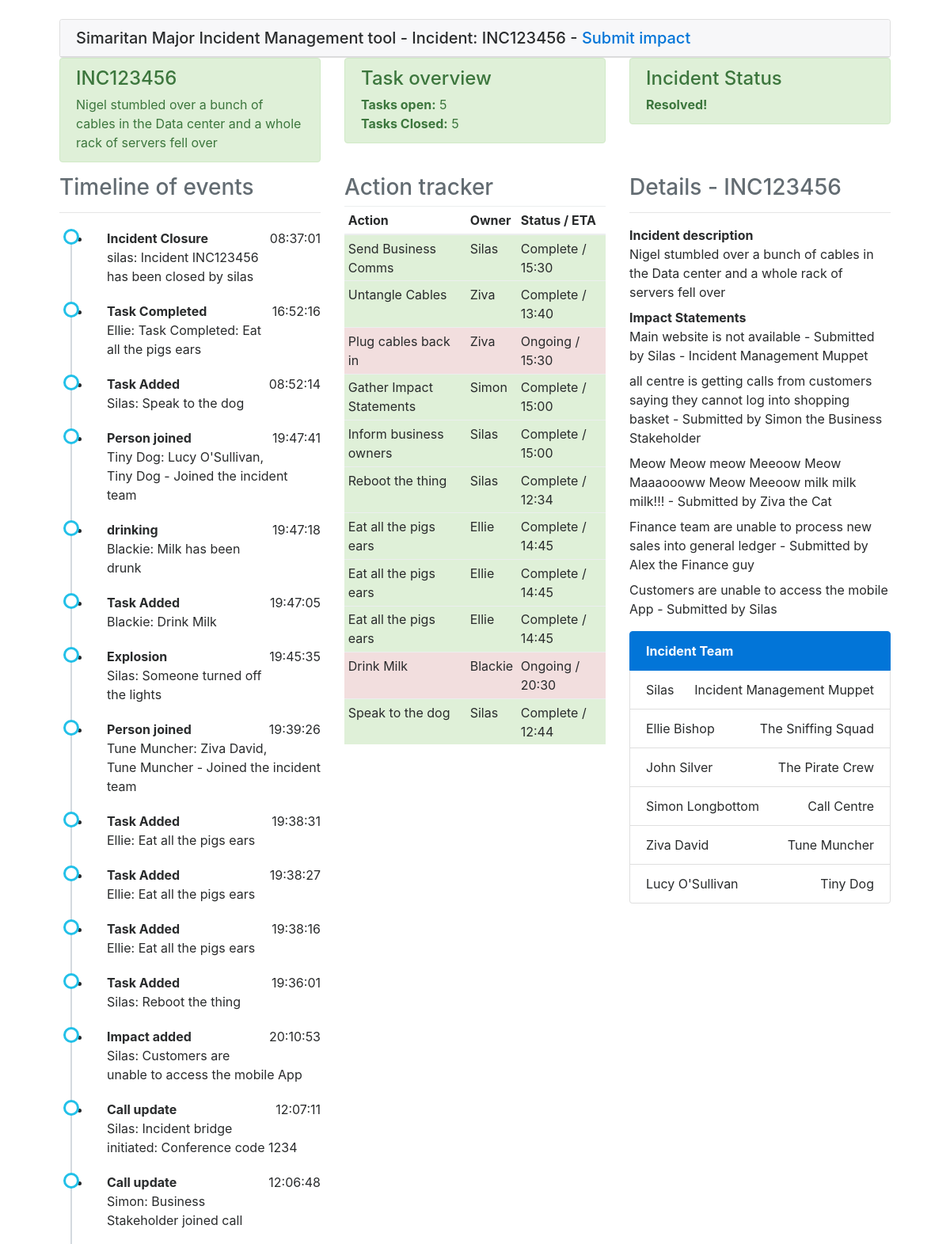
Page /dashboard/INC123456 (upper part) on the earlier database version.
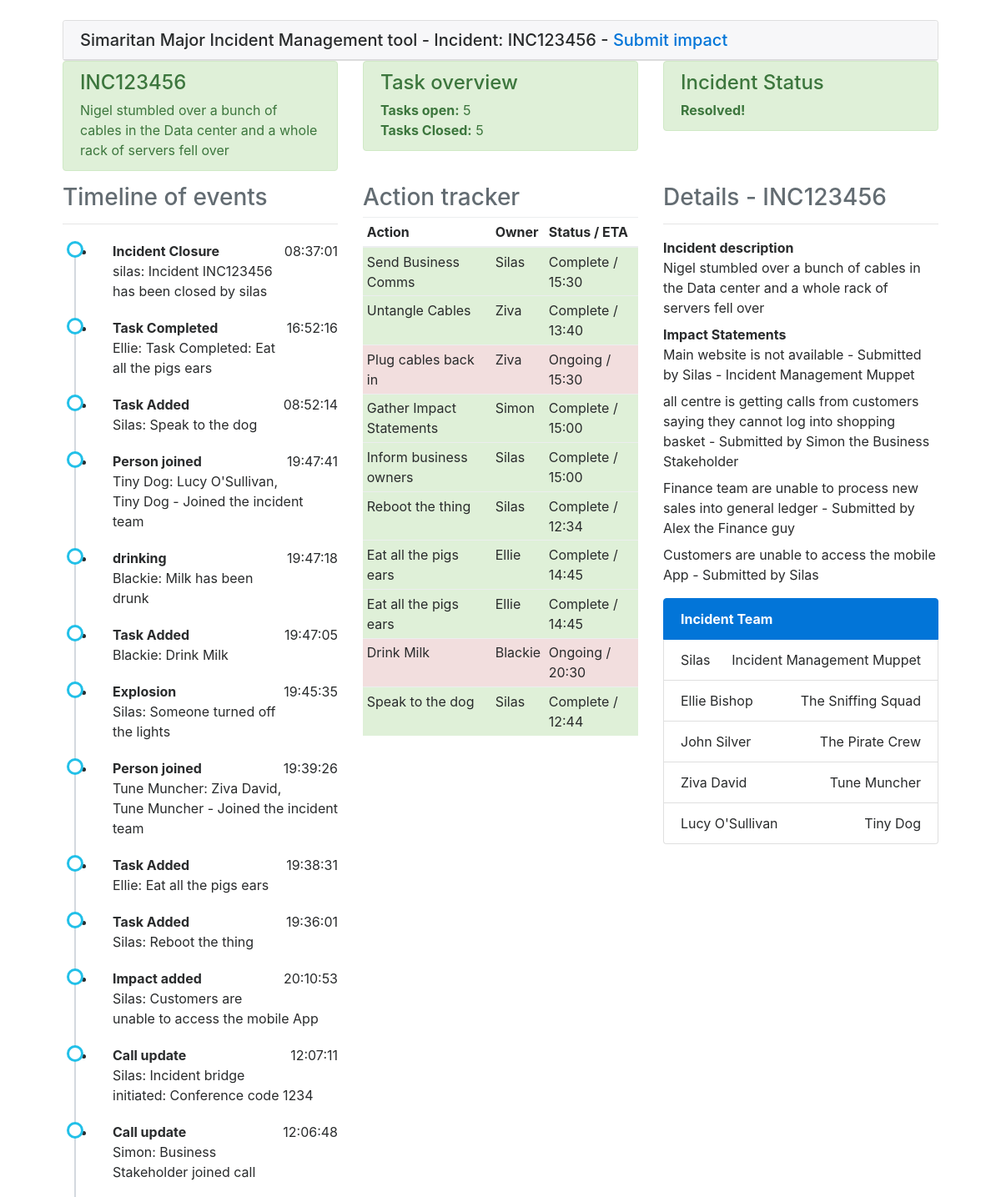
Same page on the later database version.
### models.py (models this page shows, shortened)
class Incident(db.Model):
    id = db.Column(db.Integer)
    incident_no = db.Column(db.String(32), primary_key=True, index=True, unique=True)
    description = db.Column(db.String(512))
    status = db.Column(db.String(32))
    inc_mgr = db.Column(db.Integer, index=True)
    start_time = db.Column(db.DateTime, index=True, default=datetime.utcnow)
    tasks = db.relationship('Task', backref='incidentno', lazy='dynamic')
    events = db.relationship('Event', backref='incidentno', lazy='dynamic')
    impactstatement = db.relationship('ImpactStatement', backref='incidentno', lazy='dynamic')
    incidentteam = db.relationship('IncMem', backref='incidentno', lazy='dynamic')

class Event(db.Model):
    id = db.Column(db.Integer, primary_key=True)
    body = db.Column(db.String(512))
    assignee = db.Column(db.String(32), index=True)
    activity = db.Column(db.String(32))
    timestamp = db.Column(db.DateTime, index=True, default=datetime.utcnow)
    incident_no = db.Column(db.String(32), db.ForeignKey('incident.incident_no'), index=True)

class Task(db.Model):
    id = db.Column(db.Integer, primary_key=True)
    incident_no = db.Column(db.String(32), db.ForeignKey('incident.incident_no'), index=True)
    body = db.Column(db.String(512))
    assignee = db.Column(db.String(32), index=True)
    eta = db.Column(db.String(32))
    status = db.Column(db.String(32))

class ImpactStatement(db.Model):
    id = db.Column(db.Integer, primary_key=True)
    incident_no = db.Column(db.String(32), db.ForeignKey('incident.incident_no'), index=True)
    body = db.Column(db.String(512))
    submitter = db.Column(db.String(32), index=True)

class IncMem(db.Model):
    id = db.Column(db.Integer, primary_key=True)
    person = db.Column(db.String(512), index=True)
    role = db.Column(db.String(32), index=True)
    incident_no = db.Column(db.String(32), db.ForeignKey('incident.incident_no'), index=True)

### simaritan/routes.py (the view)
@app.route('/dashboard/<incident>')
def dashboard(incident):
    inc = Incident.query.filter_by(incident_no=incident).first()
    if inc is None:
        return render_template('notfound.html', incident=incident, title='Not found!')
    impacts = ImpactStatement.query.filter_by(incident_no=incident).all()
    tasks = Task.query.filter_by(incident_no=incident).all()
    timeline = Event.query.filter_by(incident_no=incident).order_by(Event.timestamp.desc()).all()
    team = IncMem.query.filter_by(incident_no=incident).all()
    return render_template('dashboard.html', title='Incident Dashboard for {}'.format(inc.incident_no),
                           tasks=tasks, team=team, timeline=timeline, impacts=impacts, inc=inc)

### simaritan/templates/dashboard.html
{% extends "base.html" %}
{% block body %}
		<div class="row">
			<div class="col-md-12">
				<div class="row">
					{% include "components/header-row.html" %}
				</div>
				<div class="row">
					<div class="col-md-4">
						{% include "components/timeline.html" %}
					</div>
					<div class="col-md-4">
					{% include "components/actions.html" %}
					</div>
					<div class="col-md-4">
						{% include "components/incdetails.html" %}
						{% include "components/team.html" %}
					</div>
				</div>
			</div>
		</div>
	</div>
{% endblock %}

### simaritan/templates/base.html (shortened to what this page needs)
<!DOCTYPE html>
<html lang="en">
  <head>
	<link rel="stylesheet" href="{{ url_for('static', filename='css/bootstrap.min.css') }}">
    <link rel="stylesheet" href="{{ url_for('static', filename='css/style.css') }}">
  </head>
  <body>
	<div class="container-fluid">
		<div class="row">
			<div class="col-md-12">
                    <div class="card">
                        <h5 class="card-header">Simaritan Major Incident Management tool -
                            {% if inc %}
                                Incident: {{ inc.incident_no }} -
                            {% endif %}
                                {% if inc %}
                                    <a class="card-link" href="{{ url_for('submitimpact', incident=inc.incident_no) }}" role="button">Submit impact</a>
                                {% endif %}
                        </h5>
                    </div>
            </div>
		</div>
  {% block body %}{% endblock %}
  </body>
</html>

### simaritan/templates/components/header-row.html
<div class="col-md-4">
	<div class="alert alert-success alert-dismissable">
		<h4>
			{{inc.incident_no}}
		</h4> {{inc.description}}
	</div>
</div>
<div class="col-md-4">
	<div class="alert alert-success alert-dismissable">
		<h4>
			Task overview
		</h4> <strong>Tasks open:</strong> 5<br/><strong>Tasks Closed:</strong> 5
	</div>
</div>
<div class="col-md-4">
	{% if inc.status == 'open' %}
	<div class="alert alert-success alert-danger">
		<h4>
			Incident Status
		</h4> <strong>Ongoing!</strong>
	</div>
	{% else %}
		<div class="alert alert-success alert-dismissable">
		<h4>
			Incident Status
		</h4> <strong>Resolved!</strong>
	</div>
	{% endif %}
</div>

### simaritan/templates/components/timeline.html (shortened to what this page needs)
<h3 class="text-left text-muted">
	Timeline of events
</h3>
<hr />
<ul class="timeline">
	{% for tl in timeline %}
		<li>
			<strong>{{ tl.activity }}</strong>
			<p class="float-right">{{tl.timestamp.strftime('%X')}}</p>
			<p>{{ tl.assignee }}: {{ tl.body }}
			</p>
		</li>
	{% endfor %}
</ul>

### simaritan/templates/components/actions.html (shortened to what this page needs)
<h3 class="text-left text-muted">
	Action tracker
</h3>
<table class="table table-striped table-hover table-sm">
	<thead>
		<tr>
			<th>
				Action
			</th>
			<th>
				Owner
			</th>
			<th>
				Status / ETA
			</th>
		</tr>
    </thead>
    <tbody>
		{% for task in tasks %}
				{% if task.status == '1' %}
        	<tr class="table-success">
   	    	 	{% else %}
	    	<tr class="table-danger">
   	    	 	{% endif %}
	    		<td>
	    			{{ task.body }}
	    		</td>
	    		<td>
	    			{{ task.assignee }}
	    		</td>
	    		<td>
					{% if task.status == 'Complete' %}
						Complete
					{% elif task.status == '1' %}
	    				Complete
					{% else %}
						Ongoing
					{% endif %} / {{ task.eta }}
	    		</td>
	    	</tr>
    	{% endfor %}
    </tbody>
</table>

### simaritan/templates/components/incdetails.html (shortened to what this page needs)
<h3 class="text-left text-muted">
	Details - {{ inc.incident_no }}
</h3>
<hr />
<dl>
	<dt>
		Incident description
	</dt>
	<dd>
		{{ inc.description }}
	</dd>
	<dt>
		Impact Statements
	</dt>
	{% for statement in impacts %}
	<dd>
		{{ statement.body }} - Submitted by {{statement.submitter }}
	</dd>
	{% endfor %}
</dl>

### simaritan/templates/components/team.html (shortened to what this page needs)
<div class="list-group">
	<strong href="#" class="list-group-item list-group-item-action active">
		Incident Team
	</strong>
	{% for member in team %}
		<div class="list-group-item justify-content-between">
			{{ member.person }}
			<span class="">{{ member.role }} </span>
		</div>
	{% endfor %}
</div>

### simaritan/static/css/style.css (style rules this page uses)
ul.timeline:before { content: ' '; background: #d4d9df; display: inline-block; position: absolute; left: 29px; width: 2px; height: 100%; z-index: 400; }
ul.timeline > li { margin: 20px 0; padding-left: 20px; }
ul.timeline > li:before { content: ' '; background: white; display: inline-block; position: absolute; border-radius: 50%; border: 3px solid #22c0e8; left: 20px; width: 20px; height: 20px; z-index: 400; }

Differences in the rows shown:
removed Event: activity "Task Added", timestamp "19:38:27", assignee "Ellie", body "Eat all the pigs ears"
removed Event: activity "Task Added", timestamp "19:38:16", assignee "Ellie", body "Eat all the pigs ears"
removed Task: body "Eat all the pigs ears", assignee "Ellie", status "Complete", eta "14:45"
removed ImpactStatement: body "Meow Meow meow Meeoow Meow Maaaoooww Meow Meeoow milk milk milk!!!", submitter "Ziva the Cat"
removed IncMem: person "Simon Longbottom", role "Call Centre"
